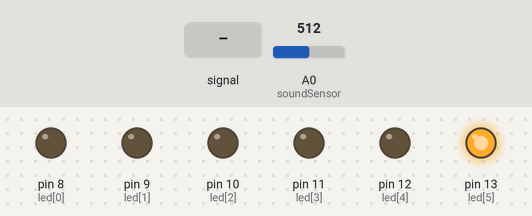
Bench run of a sketch on a simulated Arduino Uno, built with avr-gcc and run on an emulated ATmega328P. On the bench: output pins drawn as LEDs (lit = HIGH). Dashed ring = blinking. The test bench sets the inputs (shaded band); at power-on: A0 (soundSensor) = 512.

Above: at 1.2 s.
1.3 s: A0 (soundSensor) set to 483
At 1.3 s:
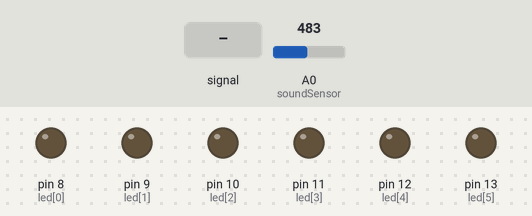
2.8 s: A0 (soundSensor) fed a 200 Hz sine of ±81 counts around its level
At 5.7 s:
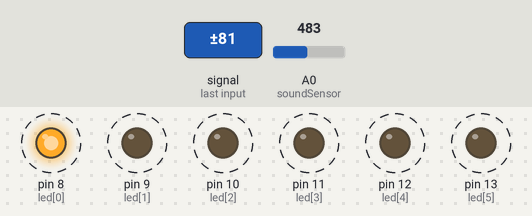
5.8 s: A0 (soundSensor) set to 306
At 6.9 s:
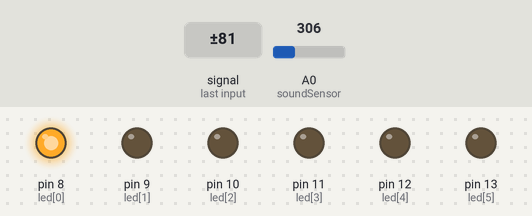
7.3 s: A0 (soundSensor) set to 510
At 7.4 s:
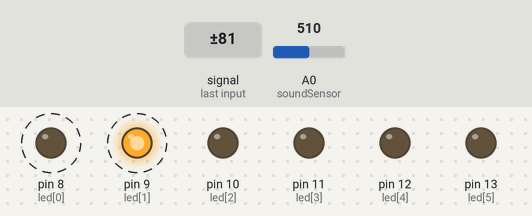
Timing chart, 0 to 11.3 s (numbered marks = the images above; inputs shaded):
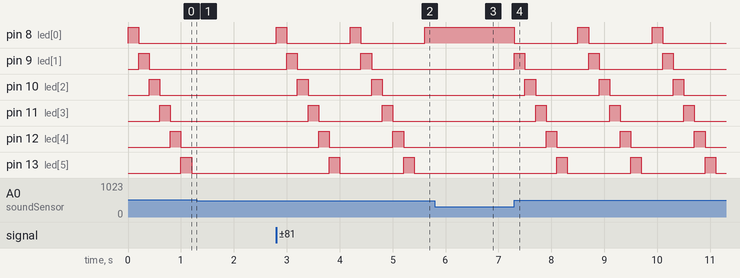

The sketch:

_6_Sound_Sensor.ino
```cpp
int soundSensor = A0; // 변수 soundSensor를 A0로 선언
int led[6] = {8, 9, 10, 11, 12, 13}; // led[] 배열에 8에서 13까지의 변수를 선언
int threshold = 500; // 변수 threshold에 500을 선언, 감도 조절
int count = 0; // 변수 count를 0으로 선언, 박수의 숫자
void setup() {
  Serial.begin(9600); // 시리얼모니터 출력
  pinMode(soundSensor, INPUT); // 사운드 센서가 연결된 아날로그 핀 0번을 입력으로 설정
  for (int i = 0; i < 6; i++) // 디지털 핀 8번에서 13번까지를 출력으로 설정
    pinMode(led[i], OUTPUT);
}
void loop() {
  if ( analogRead(soundSensor) >= threshold) { // 감지된 소리의 크기가 500 이상일때
    for (int i = 0; i < 6; i++) { // 6개의 led 제어
      if (i == count) // 카운트 된 박수 갯수로 led 제어
        digitalWrite(led[i], HIGH);
      else
        digitalWrite(led[i], LOW);
    }
    count = (count < 6) ? count + 1 : 0; // count < 6가 참일 때 count + 1, 거짓일때 0 반환
    delay(200); // 박수 중복 입력이 안되게 200ms 딜레이
  }
  else // 감지된 소리의 크기가 500 이하일 때
    delay(1);
}
```

Measured:
- the behaviour switches between 500 and 499 on A0 (soundSensor) (found by bisection; images 0 and 1)
- after the input at 1.3 s, pin 8 (led[0]): stays LOW (without the input it goes to HIGH after 0.10 s); pin 9 (led[1]): stays LOW (without the input it goes to HIGH after 0.30 s)
- after the input at 2.8 s, pin 8 (led[0]): alternates HIGH for 0.20 s and LOW for 1.2 s, starting at once; pin 9 (led[1]): alternates HIGH for 0.20 s and LOW for 1.2 s, starting after 0.20 s
- after the input at 5.8 s, pin 8 (led[0]): stays HIGH (without the input it goes to LOW after 0.01 s); pin 9 (led[1]): stays LOW (without the input it goes to HIGH after 0.01 s)
- after the input at 7.3 s, pin 8 (led[0]), pin 9 (led[1]): alternates HIGH for 0.20 s and LOW for 1.2 s, starting at once
